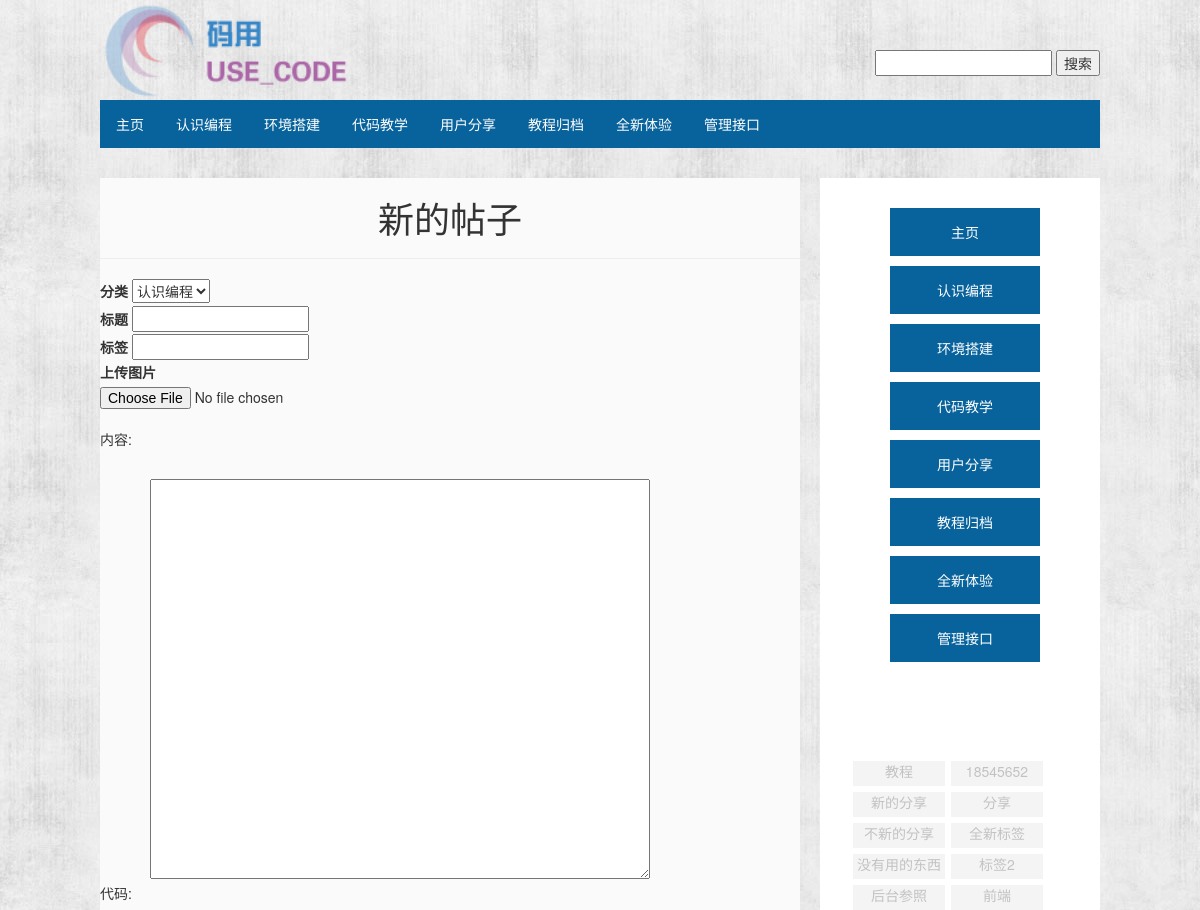
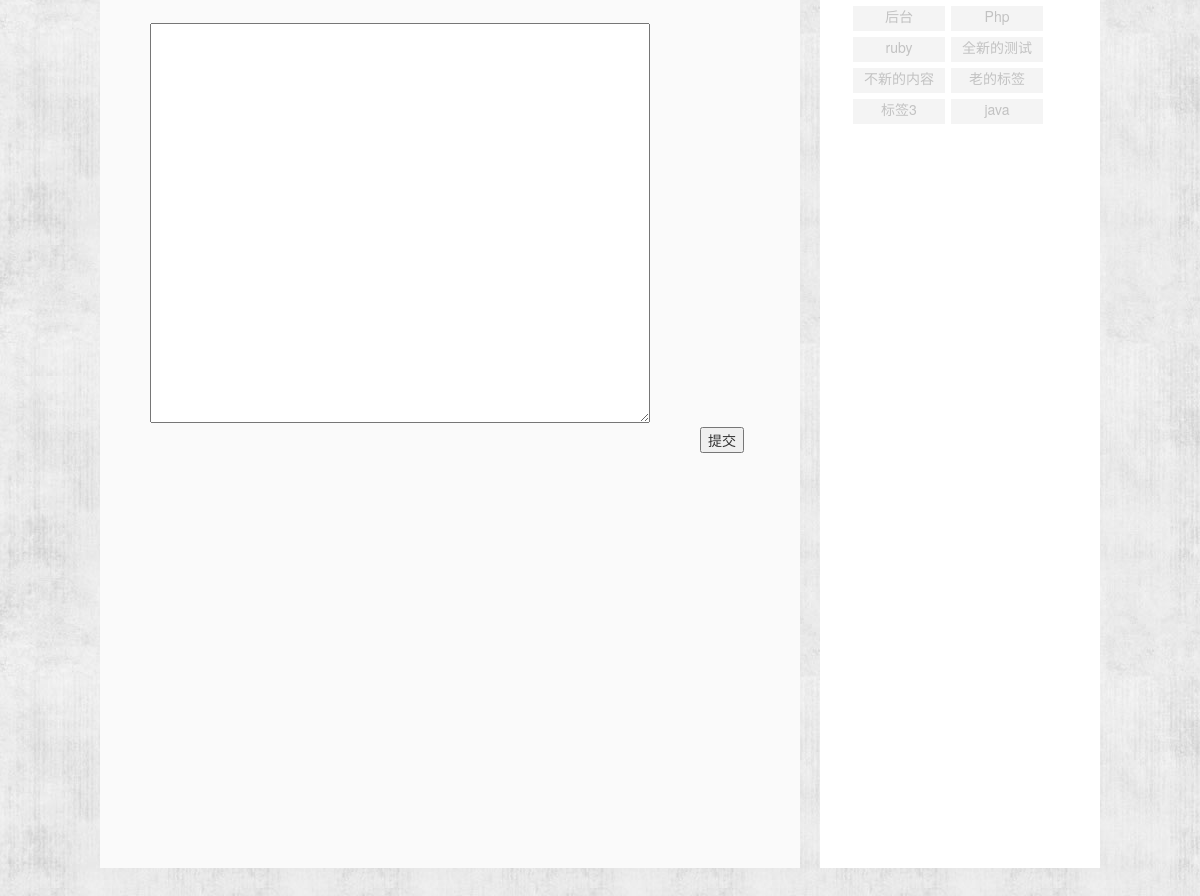
Screenshot of /admin/posts/new.php with the database file from the repository (2 pictures, top to bottom).
### tables this page shows
CREATE TABLE `categories` (
  `id` int(11) NOT NULL AUTO_INCREMENT,
  `name` varchar(64) NOT NULL,
  PRIMARY KEY (`id`)
);

CREATE TABLE `tags` (
  `id` int(11) NOT NULL AUTO_INCREMENT,
  `name` varchar(20) NOT NULL,
  PRIMARY KEY (`id`)
);

### admin/posts/new.php (the view, shortened to what this page needs)
<!doctype html>
<html>
<head>
  <link rel="stylesheet" type="text/css" href="../../assets/css/Homepage.css" />
	<link rel="stylesheet" type="text/css" href="../../assets/css/Homepage.css" />
	<link rel="stylesheet" type="text/css" href="../../assets/css/Subpage.css" />
	<link href="https://cdn.staticfile.org/twitter-bootstrap/3.3.7/css/bootstrap.min.css" rel="stylesheet">
</head>
<body>
<div class="whole">
        <div class="logo">
            <img src="../../assets/img/logo.png.png" height="100px" width="250px" alt="首页">
			<div class="search_bar">
				<form name="search_bar" action="/admin/posts/search.php" method="get">
					<input type="text" name="search" height="200px">
					<input type="submit" value="搜索">
				</form>
			</div>
        </div>
        <div class="guiding_bar">
                <ul>
                <li><a href="../../index.php">主页</a></li>
        <?php
                require_once '../../admin/inc/db.php';
                $query = $db->query('select * from categories');
            while ( $post =  $query->fetchObject()) {
          ?>
                    <li><a href="../../pages/list.php?categories_id=<?php print $post->id;?>"><?php echo $post->name;?></a></li>
                <?php } ?>
                <li>
                <a href="../../admin/index.html">管理接口</a>
                </li>
                </ul>
        </div>
        <div class="rightsign">
        <div class="side_panel2">
            <ul>
                <li><a href="../../index.php">主页</a></li>
        <?php
            require_once '../../admin/inc/db.php';
            $query = $db->query('select * from categories');
            while ( $post =  $query->fetchObject()) {
          ?>
                    <li><a href="../../pages/list.php?categories_id=<?php print $post->id;?>"><?php echo $post->name;?></a></li>
                <?php } ?>
                <li>
                <a href="../../admin/index.html">管理接口</a>
                </li>
                </ul>
            </div>
                <?php
                require_once '../../admin/inc/db.php';
                $query = $db->query('select * from tags');
            while ( $post =  $query->fetchObject()) {
          ?>
           <div class="label1"style="margin: 3px;">
                    <a href="../../tags/show.php?tags_id=<?php print $post->id;?>"><?php echo $post->name;?></a></li></div>
                <?php } ?>
    </div>
    <div class="main_page3">
    <h1 style="text-align:center">新的帖子</h1>
    <hr>
<form action="../posts/save.php" method="post" enctype="multipart/form-data">
<label for="choose">分类</label>
<select name="choose">
<?php
require_once '../inc/db.php';
$query = $db->query('select * from categories');
while ($post = $query->fetchObject()) {
  ?>
                <option value="<?php echo $post->name; ?>"><?php echo $post->name; ?></option>
                <?php
              } ?>
            </select>
<br/>
	<label for="title">标题</label>
	<input type="text" name="title" value="" />
  <br/>
  <label for="tags">标签</label>
	<input type="text" name="tags" value="" />
  <br/>
  <label for="pics">上传图片</label>
  <br/>
  <input type="file" name="pics" id="pics"/>
  <br/>
  <p>内容:</p>
  <br>
	<textarea name="body" style="width:500px; height:400px; margin-left:50px"></textarea>
  <br/>
  <p>代码:</p>
  <br>
	<textarea name="code" style="width:500px; height:400px; margin-left:50px"></textarea>
	<br/>
	<input type="submit" value="提交" style="margin-left:600px" />
</form>
            </div>
            </div>
</body>
</html>

### assets/css/Homepage.css (style rules this page uses)
body { background-image:url(../img/5-120601095138.png) ; }
a { color: #999; text-decoration: none; cursor: pointer }
.guiding_bar ul { list-style-type: none; margin: 0; padding: 0; overflow: hidden; background-color: #08639C; }
.guiding_bar { margin: 0px 0px 0px 0px; }
.guiding_bar li { float: left; }
.guiding_bar li a { display: block; color: white; text-align: center; padding: 14px 16px; text-decoration: none; }
.search_bar { float: right; margin:50px 0px 0px 0px; }
.side_panel2 { height: 550px; }
.side_panel2 ul { list-style:none; }
.side_panel2 li { margin-bottom:10px; background-color: #08639C; margin-right: 30px; }
.side_panel2 li a { display: block; color: #ffffff; text-align: center; padding: 14px 16px; text-decoration: none; }
.whole { margin-left: 100px; margin-right: 100px; }

### assets/css/Subpage.css (style rules this page uses)
.main_page3 { background-color: #FAFAFA; width:70%; height: 1600px; margin-top: 30px; margin-bottom: 30px; float:left; }
.rightsign { background-color: white; height: 1600px; width:28%; float:right; margin-top: 30px; margin-bottom: 30px; margin-left: 20px; padding: 30px; }
.rightsign a { color:#C2C2C2; }
.label1 { background-color: #F4F4F4; height:25px; width:92px; text-align: center; float: left; }

### rows the page displays
categories: name "认识编程"
categories: name "环境搭建"
categories: name "代码教学"
categories: name "用户分享"
categories: name "教程归档"
categories: name "全新体验"
tags: name "教程"
tags: name "18545652"
tags: name "新的分享"
tags: name "分享"
tags: name "不新的分享"
tags: name "全新标签"
tags: name "没有用的东西"
tags: name "标签2"
tags: name "后台参照"
tags: name "前端"
tags: name "后台"
tags: name "Php"
tags: name "ruby"
tags: name "全新的测试"
tags: name "不新的内容"
tags: name "老的标签"
tags: name "标签3"
tags: name "java"

### other values shown
form field choose "认识编程"
